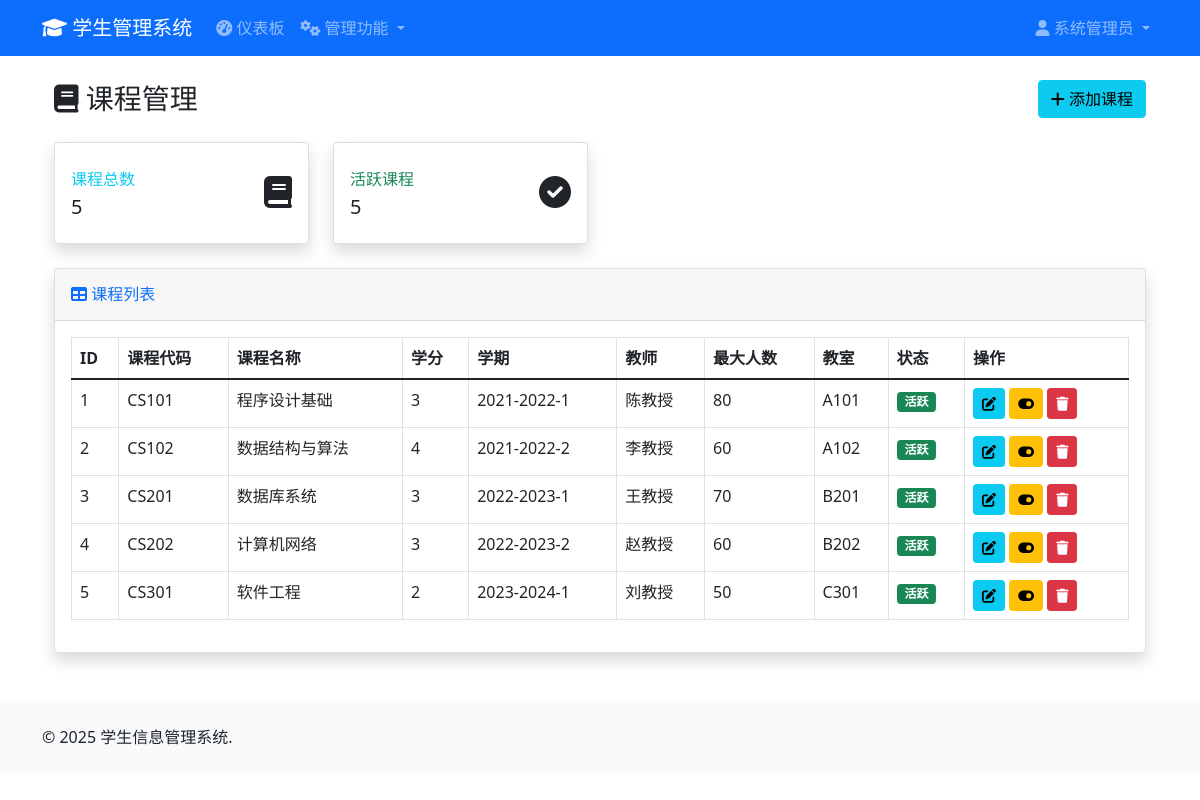
Screenshot of /admin/courses (signed in) with the database file from the repository.
### models.py (models this page shows, shortened)
class User(UserMixin, db.Model):
    __tablename__ = 'users'
    id = db.Column(db.Integer, primary_key=True)
    username = db.Column(db.String(80), unique=True, nullable=False)
    email = db.Column(db.String(120), unique=True, nullable=False)
    password_hash = db.Column(db.String(128), nullable=False)
    full_name = db.Column(db.String(100), nullable=False)
    phone = db.Column(db.String(20))
    created_at = db.Column(db.DateTime, default=datetime.datetime.utcnow)
    is_admin = db.Column(db.Boolean, default=False)
    is_active = db.Column(db.Boolean, default=True)

class Course(db.Model):
    __tablename__ = 'courses'
    id = db.Column(db.Integer, primary_key=True)
    course_code = db.Column(db.String(20), unique=True, nullable=False)
    course_name = db.Column(db.String(200), nullable=False)
    description = db.Column(db.Text)
    credits = db.Column(db.Integer, default=1)
    semester = db.Column(db.String(20), nullable=False)
    teacher_name = db.Column(db.String(100), nullable=False)
    max_students = db.Column(db.Integer, default=50)
    classroom = db.Column(db.String(100))
    schedule = db.Column(db.String(200))  # 上课时间
    created_at = db.Column(db.DateTime, default=datetime.datetime.utcnow)
    is_active = db.Column(db.Boolean, default=True)

### app.py (the view)
    @app.route('/admin/courses')
    @login_required
    def admin_courses():
        if not current_user.is_admin:
            abort(403)
        courses = Course.query.all()
        return render_template('admin/courses.html', courses=courses)

### templates/admin/courses.html (shortened to what this page needs)
{% extends "base.html" %}
{% block content %}
<div class="container-fluid">
    <div class="d-sm-flex align-items-center justify-content-between mb-4">
        <h1 class="h3 mb-0 text-gray-800">
            <i class="fas fa-book"></i> 课程管理
        </h1>
        <button type="button" class="btn btn-info" data-bs-toggle="modal" data-bs-target="#addCourseModal">
            <i class="fas fa-plus"></i> 添加课程
        </button>
    </div>
    <div class="row">
        <div class="col-xl-3 col-md-6 mb-4">
            <div class="card border-left-info shadow h-100 py-2">
                <div class="card-body">
                    <div class="row no-gutters align-items-center">
                        <div class="col mr-2">
                            <div class="text-xs font-weight-bold text-info text-uppercase mb-1">
                                课程总数
                            </div>
                            <div class="h5 mb-0 font-weight-bold text-gray-800">{{ courses|length }}</div>
                        </div>
                        <div class="col-auto">
                            <i class="fas fa-book fa-2x text-gray-300"></i>
                        </div>
                    </div>
                </div>
            </div>
        </div>
        <div class="col-xl-3 col-md-6 mb-4">
            <div class="card border-left-success shadow h-100 py-2">
                <div class="card-body">
                    <div class="row no-gutters align-items-center">
                        <div class="col mr-2">
                            <div class="text-xs font-weight-bold text-success text-uppercase mb-1">
                                活跃课程
                            </div>
                            <div class="h5 mb-0 font-weight-bold text-gray-800">{{ courses|selectattr("is_active")|list|length }}</div>
                        </div>
                        <div class="col-auto">
                            <i class="fas fa-check-circle fa-2x text-gray-300"></i>
                        </div>
                    </div>
                </div>
            </div>
        </div>
    </div>
    <div class="card shadow mb-4">
        <div class="card-header py-3">
            <h6 class="m-0 font-weight-bold text-primary">
                <i class="fas fa-table"></i> 课程列表
            </h6>
        </div>
        <div class="card-body">
            <div class="table-responsive">
                <table class="table table-bordered" id="dataTable" width="100%" cellspacing="0">
                    <thead>
                        <tr>
                            <th>ID</th>
                            <th>课程代码</th>
                            <th>课程名称</th>
                            <th>学分</th>
                            <th>学期</th>
                            <th>教师</th>
                            <th>最大人数</th>
                            <th>教室</th>
                            <th>状态</th>
                            <th>操作</th>
                        </tr>
                    </thead>
                    <tbody>
                        {% for course in courses %}
                        <tr>
                            <td>{{ course.id }}</td>
                            <td>{{ course.course_code }}</td>
                            <td>{{ course.course_name }}</td>
                            <td>{{ course.credits }}</td>
                            <td>{{ course.semester }}</td>
                            <td>{{ course.teacher_name }}</td>
                            <td>{{ course.max_students }}</td>
                            <td>{{ course.classroom or '-' }}</td>
                            <td>
                                {% if course.is_active %}
                                    <span class="badge bg-success">活跃</span>
                                {% else %}
                                    <span class="badge bg-secondary">停用</span>
                                {% endif %}
                            </td>
                            <td>
                                <button type="button" class="btn btn-sm btn-info"
                                        onclick="editCourse({{ course.id }})"
                                        data-bs-toggle="modal" data-bs-target="#editCourseModal">
                                    <i class="fas fa-edit"></i>
                                </button>
                                <button type="button" class="btn btn-sm btn-warning"
                                        onclick="toggleStatus({{ course.id }})">
                                    <i class="fas fa-toggle-on"></i>
                                </button>
                                <button type="button" class="btn btn-sm btn-danger"
                                        onclick="deleteCourse({{ course.id }})">
                                    <i class="fas fa-trash"></i>
                                </button>
                            </td>
                        </tr>
                        {% endfor %}
                    </tbody>
                </table>
            </div>
        </div>
    </div>
</div>
{% endblock %}

### templates/base.html (shortened to what this page needs)
<!DOCTYPE html>
<html lang="zh-CN">
<head>
    <link href="https://cdn.jsdelivr.net/npm/bootstrap@5.1.3/dist/css/bootstrap.min.css" rel="stylesheet">
    <link href="https://cdnjs.cloudflare.com/ajax/libs/font-awesome/6.0.0/css/all.min.css" rel="stylesheet">
</head>
<body>
    <nav class="navbar navbar-expand-lg navbar-dark bg-primary">
        <div class="container">
            <a class="navbar-brand" href="{{ url_for('index') }}">
                <i class="fas fa-graduation-cap"></i> 学生管理系统
            </a>
            <div class="collapse navbar-collapse" id="navbarNav">
                <ul class="navbar-nav me-auto">
                    {% if current_user.is_authenticated %}
                        {% if current_user.is_admin %}
                            <li class="nav-item">
                                <a class="nav-link" href="{{ url_for('admin_dashboard') }}">
                                    <i class="fas fa-tachometer-alt"></i> 仪表板
                                </a>
                            </li>
                            <li class="nav-item dropdown">
                                <a class="nav-link dropdown-toggle" href="#" id="adminDropdown" role="button" data-bs-toggle="dropdown">
                                    <i class="fas fa-cogs"></i> 管理功能
                                </a>
                            </li>
                        {% else %}
                            <li class="nav-item">
                                <a class="nav-link" href="{{ url_for('student_dashboard') }}">
                                    <i class="fas fa-tachometer-alt"></i> 我的仪表板
                                </a>
                            </li>
                        {% endif %}
                    {% endif %}
                </ul>
                <ul class="navbar-nav">
                    {% if current_user.is_authenticated %}
                        <li class="nav-item dropdown">
                            <a class="nav-link dropdown-toggle" href="#" id="userDropdown" role="button" data-bs-toggle="dropdown">
                                <i class="fas fa-user"></i> {{ current_user.full_name }}
                            </a>
                        </li>
                    {% endif %}
                </ul>
            </div>
        </div>
    </nav>
    <main class="container mt-4">
        {% block content %}{% endblock %}
    </main>
    <footer class="bg-light mt-5 py-4">
        <div class="container">
            <div class="row">
                <div class="col-md-6">
                    <p class="mb-0">&copy; 2025 学生信息管理系统.</p>
            </div>
        </div>
    </footer>
</body>
</html>

### rows the page displays
User: full_name "系统管理员"
Course: id "1", course_code "CS101", course_name "程序设计基础", credits "3", semester "2021-2022-1", teacher_name "陈教授", max_students "80", classroom "A101", is_active "活跃"
Course: id "2", course_code "CS102", course_name "数据结构与算法", credits "4", semester "2021-2022-2", teacher_name "李教授", max_students "60", classroom "A102", is_active "活跃"
Course: id "3", course_code "CS201", course_name "数据库系统", credits "3", semester "2022-2023-1", teacher_name "王教授", max_students "70", classroom "B201", is_active "活跃"
Course: id "4", course_code "CS202", course_name "计算机网络", credits "3", semester "2022-2023-2", teacher_name "赵教授", max_students "60", classroom "B202", is_active "活跃"
Course: id "5", course_code "CS301", course_name "软件工程", credits "2", semester "2023-2024-1", teacher_name "刘教授", max_students "50", classroom "C301", is_active "活跃"

### other values shown
{{ courses|length }} "5"
{{ courses|selectattr("is_active")|list|length }} "5"
